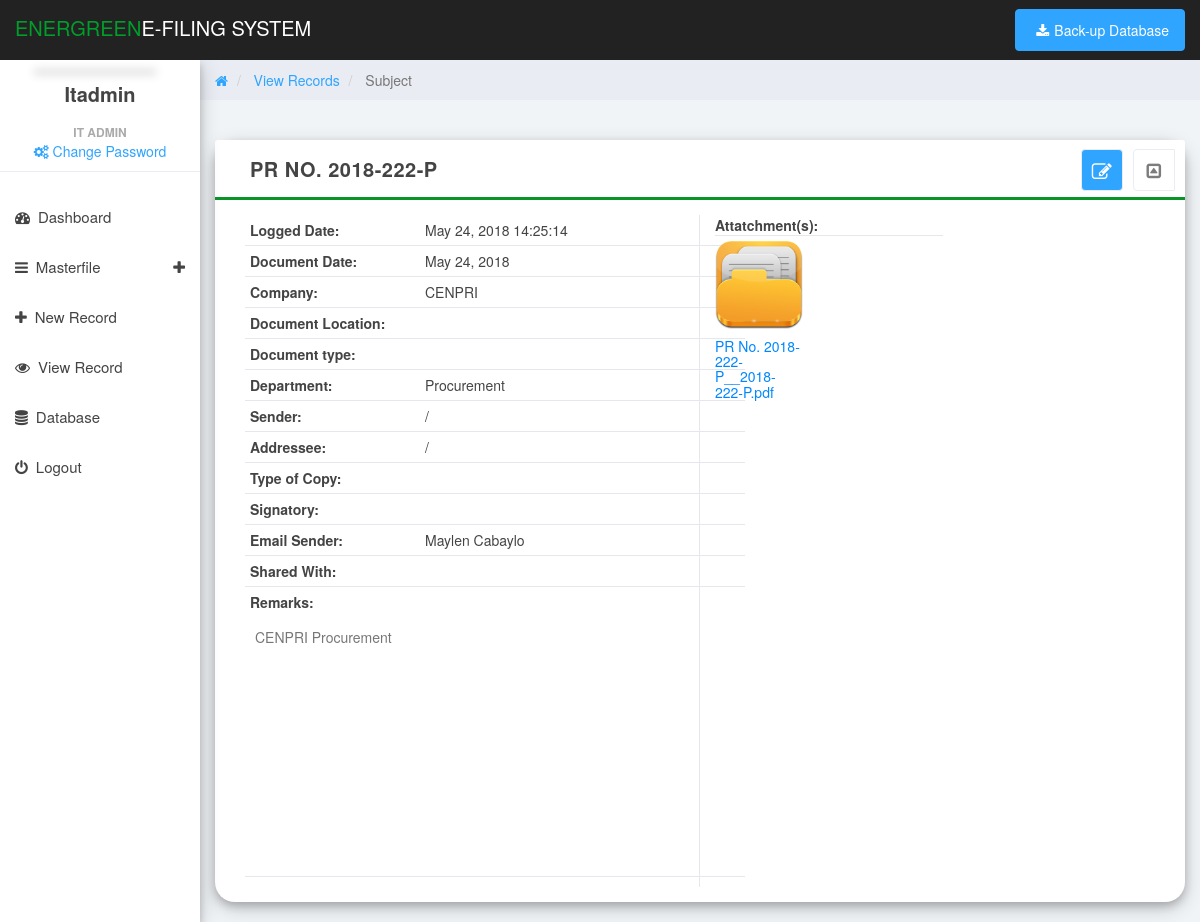
/view_details.php?id=1 (signed in), run on the app's committed database.
### tables this page shows
CREATE TABLE IF NOT EXISTS `document_info` (
`document_id` int(11) NOT NULL,
  `type_id` int(11) NOT NULL,
  `user_id` int(11) NOT NULL,
  `company_id` int(11) NOT NULL DEFAULT '0',
  `department_id` int(11) NOT NULL,
  `logged_date` varchar(255) DEFAULT NULL,
  `document_date` varchar(255) DEFAULT NULL,
  `location_id` int(11) NOT NULL DEFAULT '0',
  `subject` text NOT NULL,
  `copy_type` varchar(100) DEFAULT NULL,
  `confidential` varchar(15) DEFAULT NULL,
  `sender_company` varchar(150) DEFAULT NULL,
  `sender_person` varchar(255) DEFAULT NULL,
  `addressee_company` varchar(150) DEFAULT NULL,
  `addressee_person` varchar(255) DEFAULT NULL,
  `addressee` varchar(255) DEFAULT NULL,
  `signatory` varchar(255) DEFAULT NULL,
  `remarks` text NOT NULL,
  `email_attach` int(11) NOT NULL DEFAULT '0',
  `email_sender` varchar(255) DEFAULT NULL
);

CREATE TABLE IF NOT EXISTS `company` (
`company_id` int(11) NOT NULL,
  `company_name` varchar(255) NOT NULL
);

CREATE TABLE IF NOT EXISTS `department` (
`department_id` int(11) NOT NULL,
  `department_name` varchar(100) DEFAULT NULL
);

CREATE TABLE IF NOT EXISTS `document_attach` (
`attach_id` int(11) NOT NULL,
  `document_id` int(11) NOT NULL,
  `attach_file` varchar(255) DEFAULT NULL,
  `attach_remarks` text NOT NULL
);

### functions/functions.php (called while the page is built, shortened)
<?php
	function getInfo($con, $column, $table, $id, $value_id){
		$get = $con->query("SELECT $column FROM $table WHERE $id = '$value_id'");
		$fetch = $get->fetch_array();
		return $fetch[$column];
	}
?>

### view_details.php (shortened to what this page needs)
<?php
	include('header.php');
	include 'functions/functions.php';
	if(isset($_GET['id'])){
        $id = $_GET['id'];
    } else {
        $id = '';
    }
?>
<link href="css/view_details.css" rel="stylesheet">
<body>
	<div id="contents" style="display: none">
	<div class="col-sm-9 col-sm-offset-3 col-lg-10 col-lg-offset-2 main">
		<div class="row">
			<ol class="breadcrumb">
				<li>
					<a href="#">
						<em class="fa fa-home"></em>
					</a>
				</li>
				<li class="active">
					<a href="viewrecord.php">
						View Records
					</a>
				</li>
				<li class="active">
					Subject
				</li>
			</ol>
		</div>
		<div class="row">
			<div class="col-md-12">
				<div class="panel panel-default box-shadow">
					<?php
						$query = mysqli_query($con,"SELECT * FROM document_info WHERE document_id = '$id'");
						$row = mysqli_fetch_array($query);
					?>
					<div class="panel-heading <?php echo (($row[confidential] == 'Yes') ? 'panel-confi' :''); ?>" style="border-bottom:3px solid #099428">
						<table width="100%">
							<tr>
								<td style="text-transform:uppercase;padding-left:20px">
									<strong>
										 <?php echo $row['subject'];?>
									</strong>
									<span class="pull-right clickable panel-toggle panel-button-tab-left"><em class="fa fa-toggle-up"></em></span>
									<a class="pull-right  btn-primary panel-toggle" style="background:#30a5ff;color:white" href="newrecord.php?docid=<?php echo $id; ?>"><em class="fa fa-edit"></em></a>
								</td>
							</tr>
						</table>
					</div>
					<div class="panel-body">
						<div class="canvas-wrapper">
							<div class="col-lg-6" style="border-right:1px solid #e5e7ec">
								<table width="100%">
									<tr>
										<td class="tr-class" width="35%"><strong>Logged Date:</strong></td>
										<td class="tr-class" width="65%"><span><?php echo (!empty($row['logged_date']) ? date("F d, Y H:i:s",strtotime($row['logged_date'])) : '');?></span></td>
									</tr>
									<tr>
										<td class="tr-class" width="35%"><strong>Document Date:</strong></td>
										<td class="tr-class" width="65%"><span><?php echo (!empty($row['document_date']) ? date("F d, Y",strtotime($row['document_date'])) : '');?></span></td>
									</tr>
									<tr>
										<td class="tr-class" width="35%"><strong>Company:</strong></td>
										<td class="tr-class" width="65%"><span><?php echo getInfo($con, 'company_name', 'company', 'company_id',  $row['company_id']);?></span></td>
									</tr>
									<tr>
										<td class="tr-class" width="35%"><strong>Document Location:</strong></td>
										<td class="tr-class" width="65%"><span><?php echo getInfo($con, 'location_name', 'document_location', 'location_id',  $row['location_id']);?></span></td>
									</tr>
									<tr>
										<td class="tr-class" width="35%"><strong>Document type:</strong></td>
										<td class="tr-class" width="65%"><span><?php echo getInfo($con, 'type_name', 'document_type', 'type_id',  $row['type_id']);?></span></td>
									</tr>
									<tr>
										<td class="tr-class" width="35%"><strong>Department:</strong></td>
										<td class="tr-class" width="65%"><span><?php echo getInfo($con, 'department_name', 'department', 'department_id',  $row['department_id']);?></span></td>
									</tr>
									<tr>
										<td class="tr-class" width="35%"><strong>Sender:</strong></td>
										<td class="tr-class"><span><?php echo $row['sender_company'].' / '.$row['sender_person'];?></span></td>
									</tr>
									<tr>
										<td class="tr-class" width="35%"><strong>Addressee:</strong></td>
										<td class="tr-class"><span><?php echo $row['addressee_company'].' / '.$row['addressee_person'];?></span></td>
									</tr>
									<tr>
										<td class="tr-class" width="35%"><strong>Type of Copy:</strong></td>
										<td class="tr-class" width="65%"><span><?php echo $row['copy_type'];?></span></td>
									</tr>
									<tr>
										<td class="tr-class" width="35%"><strong>Signatory:</strong></td>
										<td class="tr-class" width="65%"><span><?php echo $row['signatory'];?></span></td>
									</tr>
									<tr>
										<td class="tr-class" width="35%"><strong>Email Sender:</strong></td>
										<td class="tr-class" width="65%"><span><?php echo $row['email_sender'];?></span></td>
									</tr>
									<tr>
										<td class="tr-class" width="35%"><strong>Shared With:</strong></td>
										<td class="tr-class" width="65%"></td>
									</tr>
									<tr>
										<td colspan="2" style="padding:5px"><strong>Remarks:</strong></td>
									</tr>
									<tr>
										<td colspan="2">
											<p class="p_remarks">
												<span><?php $notes = str_replace("*", "<br>*", $row['remarks']);
												echo $notes;?></span>
											</p>
										</td>
									</tr>
								</table>
							</div>
							<div class="col-lg-6">
								<div class="row" style="padding-left:15px">
									<strong>Attatchment(s):</strong>
									<div style="border-bottom:1px solid #e5e7ec;width:50%;margin-bottom:5px"></div>
								</div>
								<div class="row">
									<?php
										$cc=1;
		                                $sql1 = mysqli_query($con,"SELECT * FROM document_attach WHERE document_id = '$row[document_id]'");
		                                while ($row2 = mysqli_fetch_array($sql1)){
		                                $cert1=explode(".",$row2['attach_file']);
		                                $attach2 = $cert1[1];
		                                if($attach2=='png' || $attach2=='jpg' || $attach2 == 'jpeg' || $attach2 == 'PNG' || $attach2 == 'JPG' || $attach2 == 'JPEG'){
		                            ?>
									<div class="col-lg-3 col-md-4 col-xs-6 thumb animate-box ">
		                                <div class="column thumbnail hover-shadow ">
		                                    <img class="img-responsive" src="
		                                    <?php
		                                        if (empty($row2['attach_file'])){
		                                            echo 'upload/necs/gallery-icon-67820.png';
		                                        }
		                                        else{
		                                            echo 'upload/'. $row2['attach_file'];
		                                        }
                                    		?>" alt="<?php echo $row2['attach_file'];?>"  onclick="openModal();currentSlide(<?php echo $cc; ?>)">
		                                </div>
		                            </div>
		                            <?php } else { ?>
		                            	<div class="col-lg-3 col-md-4 col-xs-6 thumb animate-box ">
		                            		<a class=" shadow" href='upload/<?php echo $row2['attach_file']; ?>' target='_blank'><img class="img-responsive" src='upload/necs/Treetog-I-Documents.ico'><h5 class="sas" style="color:#0087ff"><?php echo $row2['attach_file']; ?></h5></a>
		                            	</div>
		                            <?php } $cc++; } ?>
								</div>
							</div>
						</div>
					</div>
				</div>
			</div>
		</div>
	</div>
	</div>
</body>
</html>

### css/styles.css (style rules this page uses)
body { background: #f1f4f7; padding-top: 60px; font-size: 14px; color: #444444; font-family: "Montserrat", "Helvetica Neue", Helvetica, Arial, sans-serif; }
p { color: #777; }
a, a:hover, a:focus { color: #30a5ff; }
h1, h2, h3, h4, h5, h6 { color: #444444; }
.btn-primary, .btn-primary:hover, .btn-primary:focus, .btn-primary:active, .btn-primary.active, .open > .dropdown-toggle.btn-primary, .btn-primary.disabled, .btn-primary[disabled], fieldset[disabled] .btn-primary, .btn-primary.disabled:hover, .btn-primary[disabled]:hover, fieldset[disabled] .btn-primary:hover, .btn-primary.disabled:focus, .btn-primary[disabled]:focus, fieldset[disabled] .btn-primary:focus, .btn-primary.disabled:active, .btn-primary[disabled]:active, fieldset[disabled] .btn-primary:active, .btn-primary.disabled.active, .btn-primary[disabled].active, fieldset[disabled] .btn-primary.active { background-color: #30a5ff; border-color: #30a5ff; }
.panel { border: 0; }
.panel-heading .fa-toggle-up, .panel-heading .fa-toggle-down { font-size: 17px; }
.panel-heading { font-size: 20px; font-weight: 300; letter-spacing: 0.025em; height: 60px; line-height: 38px; }
.panel-default .panel-heading { background: #fff; border-bottom: 1px solid #e9ecf2; color: #444444; }
.panel-settings a, .panel-toggle { width: 40px; padding: 2px 0 0 0; }
.panel-settings, .panel-toggle { display: inline-block; margin: -1px -5px 0 15px !important; border-radius: 4px; text-align: center; border: 1px solid #e9ecf2; color: #7c7c7c; background: #fff; width: 42px; }
.clickable { cursor: pointer; }
.panel-heading span { margin: 0px; font-size: 14px; }
.panel-button-tab-left { border-top-right-radius: 0; border-bottom-right-radius: 0; }
.breadcrumb { border-radius: 0; padding: 10px 15px 10px 15px; background: #e9ecf2; margin: 0; }

### css/main.css (style rules this page uses)
#contents { display: none; }
.box-shadow { box-shadow: 0 4px 8px 0 rgba(0, 0, 0, 0.2), 0 6px 20px 0 rgba(0, 0, 0, 0.19); }
.p_remarks { margin-top:10px; min-height:250px; border-bottom:1px solid #e5e7ec; padding:0px 10px 0px 10px; width: 500px; }
.panel-default { border-radius: 20px; }

### css/view_details.css (style rules this page uses)
.tr-class { padding: 5px; border-bottom:1px solid #e5e7ec; }

### data on the page
document_info: subject "PR NO. 2018-222-P", logged_date "May 24, 2018 14:25:14", document_date "May 24, 2018", company.company_name "CENPRI", department.department_name "Procurement", email_sender "Maylen Cabaylo", remarks "CENPRI Procurement"
document_attach: attach_file "PR No. 2018-222-P__2018-222-P.pdf"

### other printed values
$_SESSION['username'] "Itadmin"
$_SESSION['fullname'] "IT ADMIN"
